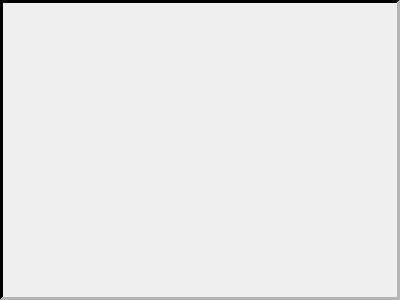
<?xml version="1.0" encoding="UTF-8"?>
<ui version="4.0">
 <class>drmConstellationFrame</class>
 <widget class="QFrame" name="drmConstellationFrame">
  <property name="geometry">
   <rect>
    <x>0</x>
    <y>0</y>
    <width>400</width>
    <height>300</height>
   </rect>
  </property>
  <property name="palette">
   <palette>
    <active>
     <colorrole role="WindowText">
      <brush brushstyle="SolidPattern">
       <color alpha="255">
        <red>76</red>
        <green>76</green>
        <blue>76</blue>
       </color>
      </brush>
     </colorrole>
     <colorrole role="Light">
      <brush brushstyle="SolidPattern">
       <color alpha="255">
        <red>180</red>
        <green>180</green>
        <blue>180</blue>
       </color>
      </brush>
     </colorrole>
     <colorrole role="Dark">
      <brush brushstyle="SolidPattern">
       <color alpha="255">
        <red>0</red>
        <green>0</green>
        <blue>0</blue>
       </color>
      </brush>
     </colorrole>
     <colorrole role="Text">
      <brush brushstyle="SolidPattern">
       <color alpha="255">
        <red>60</red>
        <green>60</green>
        <blue>60</blue>
       </color>
      </brush>
     </colorrole>
     <colorrole role="ButtonText">
      <brush brushstyle="SolidPattern">
       <color alpha="255">
        <red>76</red>
        <green>76</green>
        <blue>76</blue>
       </color>
      </brush>
     </colorrole>
    </active>
    <inactive>
     <colorrole role="WindowText">
      <brush brushstyle="SolidPattern">
       <color alpha="255">
        <red>76</red>
        <green>76</green>
        <blue>76</blue>
       </color>
      </brush>
     </colorrole>
     <colorrole role="Light">
      <brush brushstyle="SolidPattern">
       <color alpha="255">
        <red>180</red>
        <green>180</green>
        <blue>180</blue>
       </color>
      </brush>
     </colorrole>
     <colorrole role="Dark">
      <brush brushstyle="SolidPattern">
       <color alpha="255">
        <red>0</red>
        <green>0</green>
        <blue>0</blue>
       </color>
      </brush>
     </colorrole>
     <colorrole role="Text">
      <brush brushstyle="SolidPattern">
       <color alpha="255">
        <red>60</red>
        <green>60</green>
        <blue>60</blue>
       </color>
      </brush>
     </colorrole>
     <colorrole role="ButtonText">
      <brush brushstyle="SolidPattern">
       <color alpha="255">
        <red>76</red>
        <green>76</green>
        <blue>76</blue>
       </color>
      </brush>
     </colorrole>
    </inactive>
    <disabled>
     <colorrole role="WindowText">
      <brush brushstyle="SolidPattern">
       <color alpha="255">
        <red>0</red>
        <green>0</green>
        <blue>0</blue>
       </color>
      </brush>
     </colorrole>
     <colorrole role="Light">
      <brush brushstyle="SolidPattern">
       <color alpha="255">
        <red>180</red>
        <green>180</green>
        <blue>180</blue>
       </color>
      </brush>
     </colorrole>
     <colorrole role="Dark">
      <brush brushstyle="SolidPattern">
       <color alpha="255">
        <red>0</red>
        <green>0</green>
        <blue>0</blue>
       </color>
      </brush>
     </colorrole>
     <colorrole role="Text">
      <brush brushstyle="SolidPattern">
       <color alpha="255">
        <red>0</red>
        <green>0</green>
        <blue>0</blue>
       </color>
      </brush>
     </colorrole>
     <colorrole role="ButtonText">
      <brush brushstyle="SolidPattern">
       <color alpha="255">
        <red>0</red>
        <green>0</green>
        <blue>0</blue>
       </color>
      </brush>
     </colorrole>
    </disabled>
   </palette>
  </property>
  <property name="windowTitle">
   <string>Frame</string>
  </property>
  <property name="frameShape">
   <enum>QFrame::Panel</enum>
  </property>
  <property name="frameShadow">
   <enum>QFrame::Sunken</enum>
  </property>
  <property name="lineWidth">
   <number>3</number>
  </property>
 </widget>
 <resources/>
 <connections/>
</ui>
